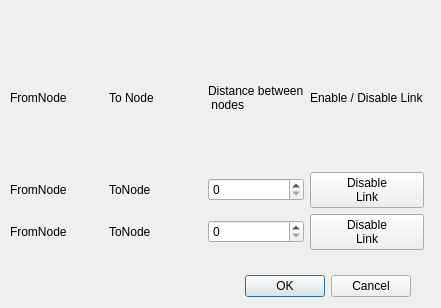
<?xml version="1.0" encoding="UTF-8"?>
<ui version="4.0">
 <class>LinkInfoDialog</class>
 <widget class="QDialog" name="LinkInfoDialog">
  <property name="windowModality">
   <enum>Qt::ApplicationModal</enum>
  </property>
  <property name="geometry">
   <rect>
    <x>0</x>
    <y>0</y>
    <width>441</width>
    <height>308</height>
   </rect>
  </property>
  <property name="windowTitle">
   <string>Insert Links</string>
  </property>
  <widget class="QDialogButtonBox" name="buttonBox">
   <property name="geometry">
    <rect>
     <x>70</x>
     <y>270</y>
     <width>341</width>
     <height>32</height>
    </rect>
   </property>
   <property name="orientation">
    <enum>Qt::Horizontal</enum>
   </property>
   <property name="standardButtons">
    <set>QDialogButtonBox::Cancel|QDialogButtonBox::Ok</set>
   </property>
  </widget>
  <widget class="QWidget" name="gridLayoutWidget_2">
   <property name="geometry">
    <rect>
     <x>10</x>
     <y>30</y>
     <width>414</width>
     <height>220</height>
    </rect>
   </property>
   <layout class="QGridLayout" name="gridLayout_2">
    <item row="1" column="0">
     <layout class="QGridLayout" name="gridLayout">
      <item row="4" column="3">
       <widget class="QPushButton" name="secondEnableLinkButton">
        <property name="text">
         <string>Disable
Link</string>
        </property>
       </widget>
      </item>
      <item row="2" column="2">
       <widget class="QSpinBox" name="firstDistanceSpinBox"/>
      </item>
      <item row="4" column="2">
       <widget class="QSpinBox" name="secondDistanceSpinBox"/>
      </item>
      <item row="2" column="1">
       <widget class="QLabel" name="firstToNodeLabel">
        <property name="text">
         <string>ToNode</string>
        </property>
       </widget>
      </item>
      <item row="4" column="1">
       <widget class="QLabel" name="secondToNodeLabel">
        <property name="text">
         <string>ToNode</string>
        </property>
       </widget>
      </item>
      <item row="4" column="0">
       <widget class="QLabel" name="secondFromNodeLabel">
        <property name="text">
         <string>FromNode</string>
        </property>
       </widget>
      </item>
      <item row="1" column="1">
       <widget class="QLabel" name="label_4">
        <property name="text">
         <string>To Node</string>
        </property>
       </widget>
      </item>
      <item row="1" column="2">
       <widget class="QLabel" name="label_3">
        <property name="font">
         <font>
          <italic>false</italic>
         </font>
        </property>
        <property name="text">
         <string>Distance between
 nodes</string>
        </property>
       </widget>
      </item>
      <item row="2" column="0">
       <widget class="QLabel" name="firstFromNodeLabel">
        <property name="text">
         <string>FromNode</string>
        </property>
       </widget>
      </item>
      <item row="1" column="0">
       <widget class="QLabel" name="firstFromNodeLabel_2">
        <property name="text">
         <string>FromNode</string>
        </property>
       </widget>
      </item>
      <item row="2" column="3">
       <widget class="QPushButton" name="firstEnableLinkButton">
        <property name="text">
         <string>Disable
Link</string>
        </property>
       </widget>
      </item>
      <item row="1" column="3">
       <widget class="QLabel" name="label">
        <property name="text">
         <string>Enable / Disable Link</string>
        </property>
       </widget>
      </item>
     </layout>
    </item>
   </layout>
  </widget>
 </widget>
 <resources/>
 <connections>
  <connection>
   <sender>buttonBox</sender>
   <signal>accepted()</signal>
   <receiver>LinkInfoDialog</receiver>
   <slot>accept()</slot>
   <hints>
    <hint type="sourcelabel">
     <x>248</x>
     <y>254</y>
    </hint>
    <hint type="destinationlabel">
     <x>157</x>
     <y>274</y>
    </hint>
   </hints>
  </connection>
  <connection>
   <sender>buttonBox</sender>
   <signal>rejected()</signal>
   <receiver>LinkInfoDialog</receiver>
   <slot>reject()</slot>
   <hints>
    <hint type="sourcelabel">
     <x>316</x>
     <y>260</y>
    </hint>
    <hint type="destinationlabel">
     <x>286</x>
     <y>274</y>
    </hint>
   </hints>
  </connection>
 </connections>
</ui>
